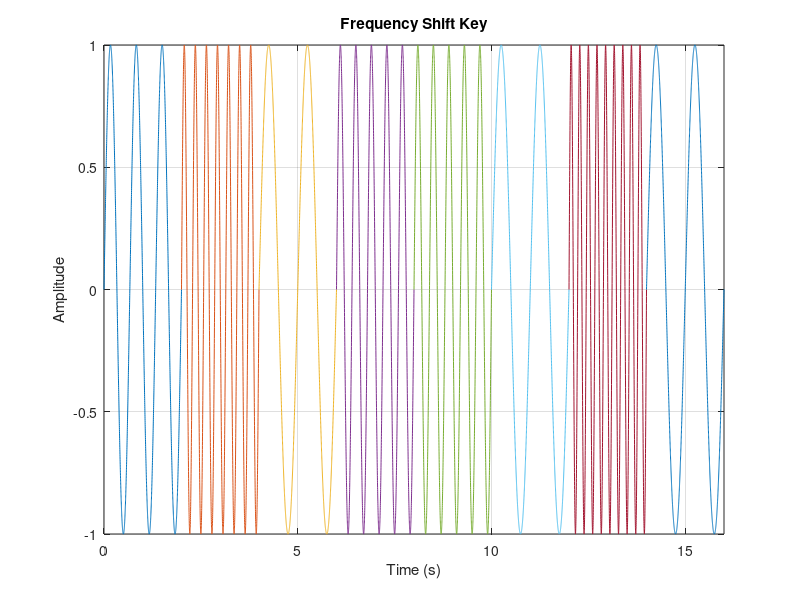

MATLAB code for this plot:
%ID: 19-41468-3
%E = 4 = (ASCII) 52 = (BIN) 00110100
%F = 6 = (ASCII) 54 = (BIN) 00110110
%G = 8 = (ASCII) 56 = (BIN) 00111000

x = [0 0 1 1 0 1 0 0 0 0 1 1 0 1 1 0 0 0 1 1 1 0 0 0]; %input signal
fs = 1:0.5:4.5; %frequensies
nx = size(x,2); %number of bits in input signal

i=1; %first index of every three bits
j=0; %time index of a signal element

while i<nx-1 %until first index of last three bits
    t = j:0.001:j+2; %time of a signal element in duration of 2 seconds
    if x(i)==0 && x(i+1)==0 && x(i+2)==0 %when three bits are 000
        fsk = sin(2*pi*fs(1)*t); %changes the frequescies, amplitued 1, phase 0
    elseif x(i)==0 && x(i+1)==0 && x(i+2)==1 %when three bits are 001
        fsk = sin(2*pi*fs(2)*t);
    elseif x(i)==0 && x(i+1)==1 && x(i+2)==0 %when three bits are 010
        fsk = sin(2*pi*fs(3)*t);
    elseif x(i)==0 && x(i+1)==1 && x(i+2)==1 %when three bits are 011
        fsk = sin(2*pi*fs(4)*t);
    elseif x(i)==1 && x(i+1)==0 && x(i+2)==0 %when three bits are 100
        fsk = sin(2*pi*fs(5)*t);
    elseif x(i)==1 && x(i+1)==0 && x(i+2)==1 %when three bits are 101
        fsk = sin(2*pi*fs(6)*t);
    elseif x(i)==1 && x(i+1)==1 && x(i+2)==0 %when three bits are 110
        fsk = sin(2*pi*fs(7)*t);
    else %when three bits are 111
        fsk = sin(2*pi*fs(8)*t);
    end
    
    i=i+3; %index of next three bits
    j=j+2; %time index of next signal element

    plot(t,fsk);
    hold on;
    grid on;
    axis([0 16 -1 1]);
    title('Frequency Shift Key');
    xlabel('Time (s)');
    ylabel('Amplitude');
end